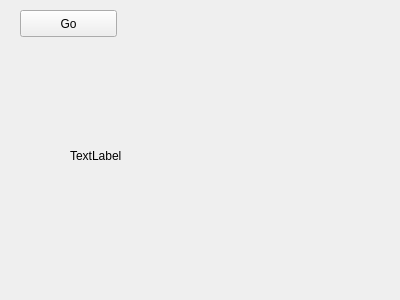
<?xml version="1.0" encoding="UTF-8"?>
<ui version="4.0">
 <class>Form</class>
 <widget class="QWidget" name="Form">
  <property name="geometry">
   <rect>
    <x>0</x>
    <y>0</y>
    <width>400</width>
    <height>300</height>
   </rect>
  </property>
  <property name="windowTitle">
   <string>Form</string>
  </property>
  <widget class="QPushButton" name="btnGo">
   <property name="geometry">
    <rect>
     <x>20</x>
     <y>10</y>
     <width>97</width>
     <height>27</height>
    </rect>
   </property>
   <property name="text">
    <string>Go</string>
   </property>
  </widget>
  <widget class="QLabel" name="label">
   <property name="geometry">
    <rect>
     <x>70</x>
     <y>70</y>
     <width>271</width>
     <height>171</height>
    </rect>
   </property>
   <property name="text">
    <string>TextLabel</string>
   </property>
   <property name="scaledContents">
    <bool>true</bool>
   </property>
  </widget>
 </widget>
 <resources/>
 <connections/>
</ui>
